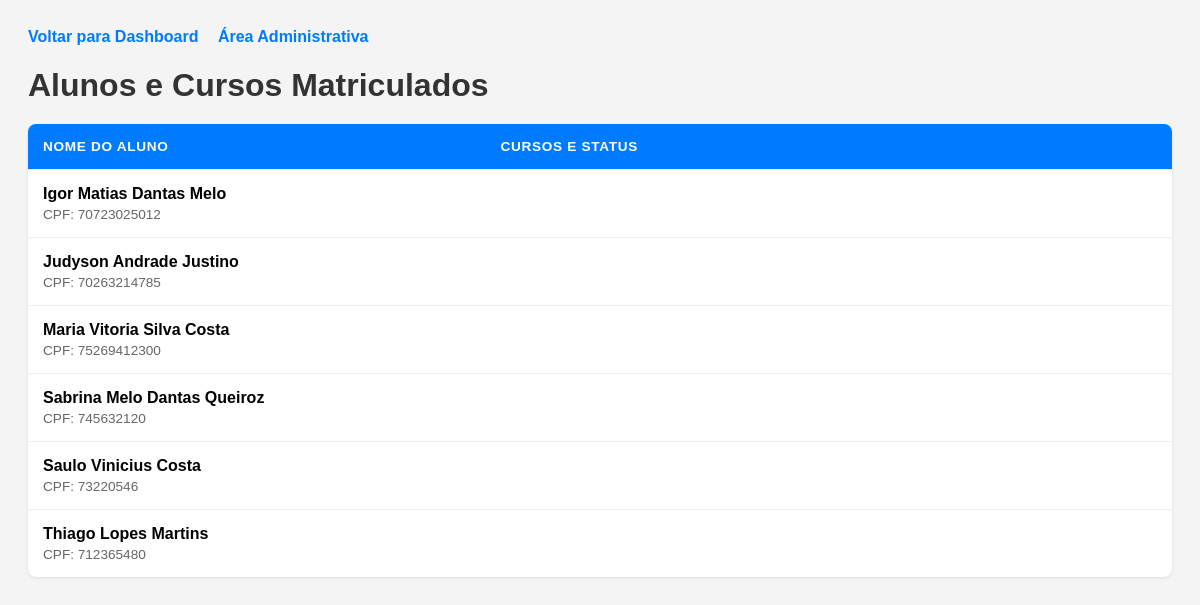
Page /alunos/ on the committed database.
### core/models.py (models this page shows, shortened)
class Aluno(models.Model):
    nome = models.CharField(max_length=255)
    email = models.EmailField(unique=True)
    cpf = models.CharField(max_length=14, unique=True)
    data_de_ingresso = models.DateField(auto_now_add=True)
    class Meta:
        ordering = ['nome']
        verbose_name = 'Aluno'
        verbose_name_plural = 'Alunos'

### core/views.py (the view)
# urls.py: path('alunos/', lista_alunos_view, name='lista_alunos'),
def lista_alunos_view(request):
    alunos = Aluno.objects.prefetch_related('matriculas__curso').all()
    return render(request, 'core/lista_alunos.html', {'alunos': alunos})

### core/templates/core/lista_alunos.html (shortened to what this page needs)
<!DOCTYPE html>
<html lang="pt-br">
<head>
</head>
<body>
    <div class="nav-links">
        <a href="/">Voltar para Dashboard</a>
        <a href="/admin/">Área Administrativa</a>
    </div>
    <h1>Alunos e Cursos Matriculados</h1>
    <table>
        <thead>
            <tr>
                <th style="width: 40%;">Nome do Aluno</th>
                <th>Cursos e Status</th>
            </tr>
        </thead>
        <tbody>
            {% for aluno in alunos %}
            <tr>
                <td>
                    <strong>{{ aluno.nome }}</strong>
                    <span class="cpf">CPF: {{ aluno.cpf }}</span>
                </td>
                <td>
                    <ul>
                    {% for matricula in aluno.matriculas.all %}
                        <li>
                            <span class="badge {{ matricula.status|lower }}">
                            </span>
                        </li>
                    {% empty %}
                        <li style="color: #999; font-style: italic;">Nenhuma matrícula registrada</li>
                    {% endfor %}
                    </ul>
                </td>
            </tr>
            {% empty %}
            <tr>
                <td colspan="2" style="text-align: center; padding: 30px; color: #666;">
                    Nenhum aluno encontrado no banco de dados.
                </td>
            </tr>
            {% endfor %}
        </tbody>
    </table>
</body>
</html>

### core/templates/core/lista_alunos.html (style rules this page uses)
body { font-family: Arial, sans-serif; padding: 20px; background-color: #f4f4f4; }
h1 { color: #333; margin-bottom: 20px; }
.nav-links { margin-bottom: 20px; }
.nav-links a { text-decoration: none; color: #007bff; font-weight: bold; margin-right: 15px; font-size: 16px; }
table { width: 100%; border-collapse: collapse; background: white; box-shadow: 0 1px 3px rgba(0,0,0,0.1); border-radius: 8px; overflow: hidden; }
th, td { padding: 15px; text-align: left; border-bottom: 1px solid #eee; }
th { background-color: #007bff; color: white; text-transform: uppercase; font-size: 0.85em; letter-spacing: 0.05em; }
tr:last-child td { border-bottom: none; }
ul { list-style-type: none; padding: 0; margin: 0; }
li { margin-bottom: 8px; display: flex; align-items: center; justify-content: space-between; }
li:last-child { margin-bottom: 0; }
.badge { padding: 4px 8px; border-radius: 4px; font-size: 0.75em; font-weight: bold; text-transform: uppercase; }
.cpf { font-size: 0.85em; color: #666; display: block; margin-top: 4px; }

### rows in the picture
Aluno: nome "Igor Matias Dantas Melo", cpf "70723025012"
Aluno: nome "Judyson Andrade Justino", cpf "70263214785"
Aluno: nome "Maria Vitoria Silva Costa", cpf "75269412300"
Aluno: nome "Sabrina Melo Dantas Queiroz", cpf "745632120"
Aluno: nome "Saulo Vinicius Costa", cpf "73220546"
Aluno: nome "Thiago Lopes Martins", cpf "712365480"
